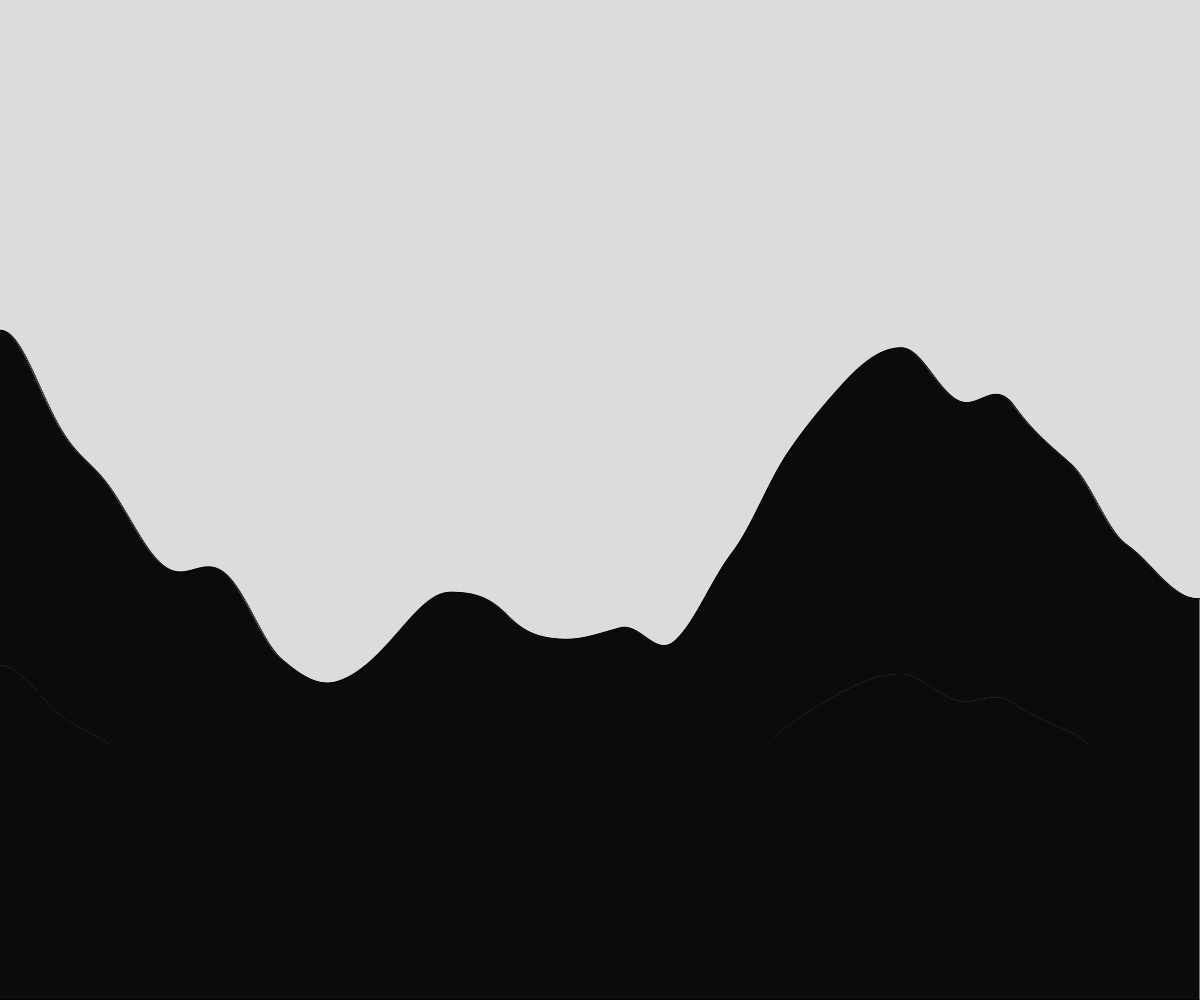
Frame 1 (no input)
Frame 60 (no input): identical to frame 1, image omitted
Frame 120 (the mouse pressed at the canvas centre since frame 60): identical to frame 1, image omitted

The p5.js sketch that drew this single still picture (run headless with seeded random() and noise() and a simulated clock; from frame 60 on, the mouse is pressed at the canvas centre):

// p5.js sketch
// ── sketch.js
// Terrain Generation
// Jeremy Tratch
// 23, Oct, 2023

let terrain = [];
let xOffset = 0;

function setup() {
  createCanvas(windowWidth, windowHeight);
  spawnRectangles();
}

function draw() {
  background(220);
  if (keyIsDown(RIGHT_ARROW)) {
    xOffset += 10;
  }

  if (keyIsDown(LEFT_ARROW)) {
    if (xOffset > 5) {
      xOffset -= 5;
    }
  }
  displayRectangles();

  // spawnLines();
}

function displayRectangles() {
  for (let i = xOffset; i < width + xOffset; i++) {
    let thisRect = terrain[i];
    rect(thisRect.x - xOffset, height - thisRect.height,1,thisRect.height);
  }
}

function spawnRectangles() {
  let time = 0;
  for (let x = 0; x < 10000; x++) {
    let h = noise(time) * height;
    let thisRect = {
      x: x,
      height: h,
    };
    terrain.push(thisRect);
    time += 0.00222;
  }
}





// function spawnLines() {
//   stroke(0);
//   for (let x = 0; x < width ; x++ ) {
//     let h = height - noise((frameCount + x)/200) * height;
//     line(x, height, x, h);
//   }
// }
